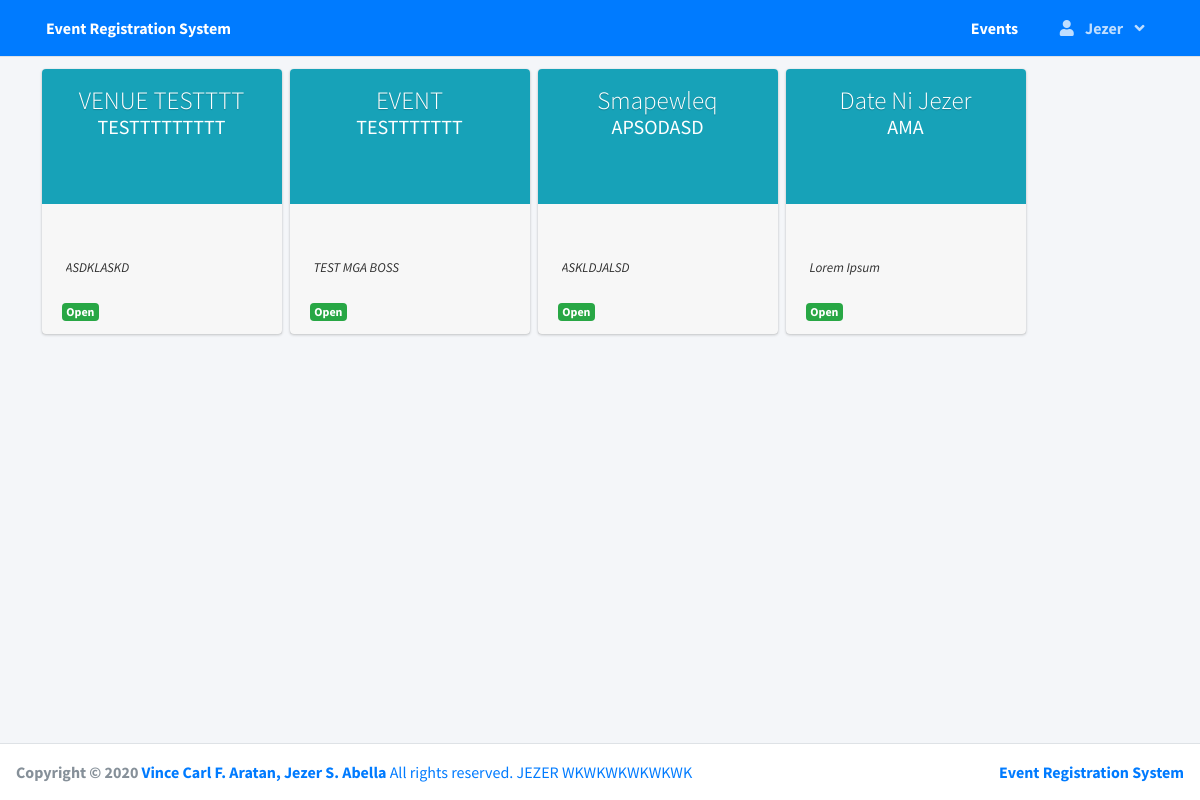
Page / (signed in) on the committed database.
### tables this page shows
CREATE TABLE `events` (
  `id` int(30) NOT NULL,
  `event_datetime` datetime NOT NULL,
  `event` varchar(200) NOT NULL,
  `description` text NOT NULL,
  `venue` text NOT NULL,
  `status` tinyint(1) NOT NULL DEFAULT 0 COMMENT '0 Pending, 1=Open,2=Done',
  `date_created` datetime NOT NULL DEFAULT current_timestamp()
);

### home.php (the view, shortened to what this page needs)
<!DOCTYPE html>
<html lang="en">
<head>
</head>
<body>
  <?php include('admin/db_connect.php') ?>
  <div class="col-lg-12">
    <div class="row">
        <div class="col-md-12 py-2">
        <div class="row">
            <?php
              $events = $conn->query("SELECT * FROM events where id in (SELECT event_id from assigned_registrar where user_id = {$_SESSION['login_id']}) and unix_timestamp(event_datetime) <= '".strtotime(date("Y-m-d H:i"))."' ");
              while($row = $events->fetch_assoc()):
                $trans = get_html_translation_table(HTML_ENTITIES,ENT_QUOTES);
                  unset($trans["\""], $trans["<"], $trans[">"], $trans["<h2"]);
                  $desc = strtr(html_entity_decode($row['description']),$trans);
                  $desc=str_replace(array("<li>","</li>"), array("",", "), $desc);
            ?>
            <a class="event-item text-dark" href="./index.php?page=manage_attendance&c=<?php echo md5($row['id']) ?>" data-id = '<?php echo $row['id'] ?>'>
              <div class="card card-widget widget-user mx-1 my-1" style="width: 15rem;">
                <div class="widget-user-header bg-info">
                  <h3 class="widget-user-username"><?php echo ucwords($row['event']) ?></h3>
                  <h5 class="widget-user-desc"><?php echo ucwords($row['venue']) ?></h5>
                </div>
                <div class="card-footer">
                  <div class="d-block py-1 px-1 w-100">
                    <p class="truncate"><?php echo strip_tags($desc) ?></p>
                  </div>
                  <?php if($row['status'] != 2): ?>
                    <span class="badge badge-success">Open</span>
                  <?php else: ?>
                    <span class="badge badge-secondary">Close</span>
                  <?php endif; ?>
                </div>
              </div>
            </a>
          <?php endwhile; ?>
        </div>
        </div>
      </div>
    </div>
  </div>
  </body>
</html>

### home.php (style rules this page uses)
body { background-color: black; color: white; }

### rows in the picture
events: event "VENUE TESTTTT", venue "TESTTTTTTTTT", description "ASDKLASKD", status "Open"
events: event "EVENT", venue "TESTTTTTTT", description "TEST MGA BOSS", status "Open"
events: event "Smapewleq", venue "APSODASD", description "ASKLDJALSD", status "Open"
events: event "Date Ni Jezer", venue "AMA", description "Lorem Ipsum", status "Open"

### other values in the picture
$_SESSION['login_firstname'] "Jezer"
